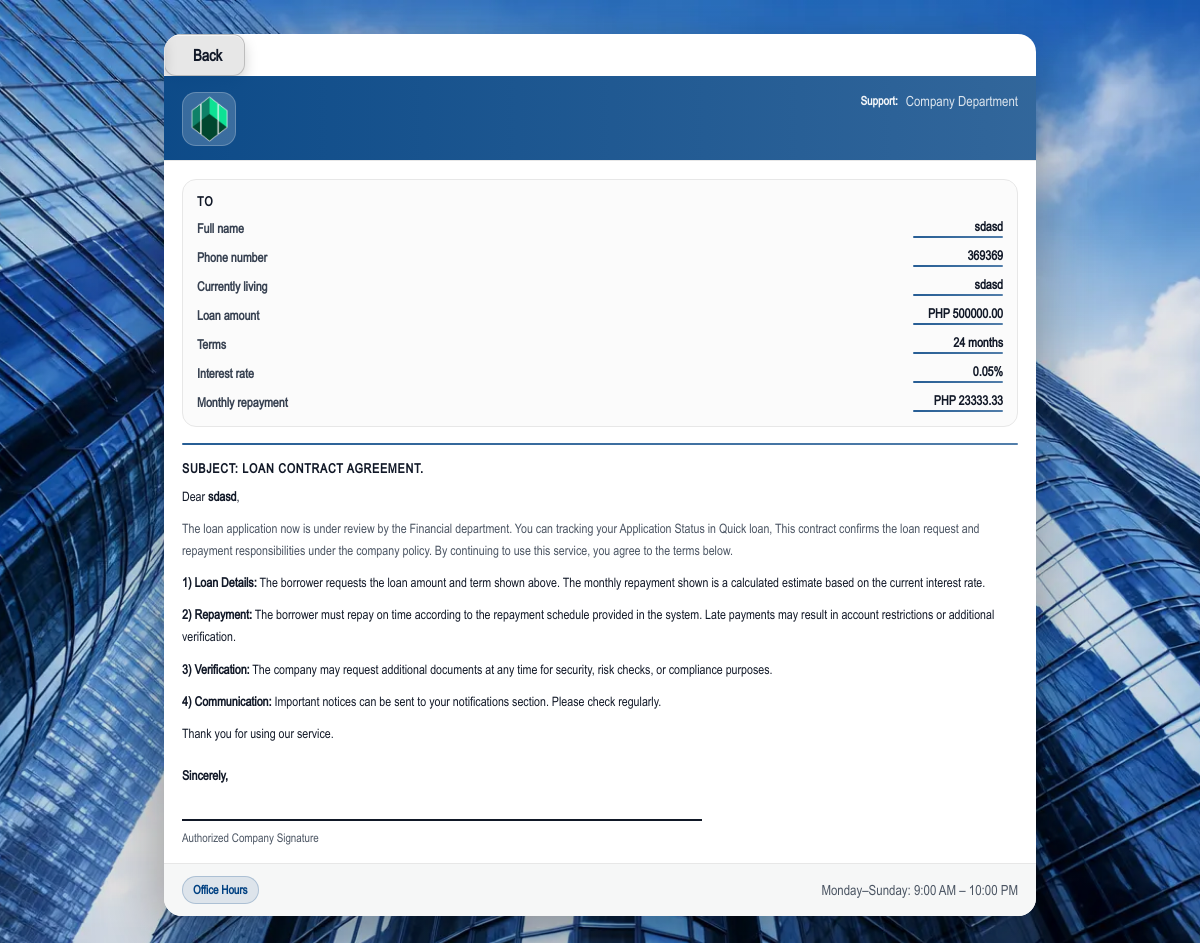
/contract/ (signed in), run on the app's committed database.
### accounts/models.py (models this page shows, shortened)
class LoanApplication(models.Model):
    STATUS_CHOICES = [
        ("DRAFT", "Draft"),          # ✅ NEW
        ("PENDING", "Pending"),      # ✅ FIX (was "Paid")
        ("REVIEW", "In Review"),
        ("APPROVED", "Approved"),
        ("REJECTED", "Rejected"),
    ]
    PROGRESS_CHOICES = [
        ("LOAN_FORM", "Step 1: Loan Form"),
        ("PAYMENT_METHOD", "Step 2: Payment Method"),
        ("SUBMITTED", "Step 3: Submitted"),
    ]
    progress_step = models.CharField(
        max_length=30,
        choices=PROGRESS_CHOICES,
        default="LOAN_FORM",
        db_index=True,
    )
    user = models.ForeignKey(
        settings.AUTH_USER_MODEL,
        on_delete=models.CASCADE,
        related_name="loan_applications",
    )
    full_name = models.CharField(max_length=120)
    age = models.PositiveIntegerField()
    current_living = models.CharField(max_length=160)
    current_job = models.CharField(max_length=120, blank=True, default="")
    hometown = models.CharField(max_length=160)
    income = models.CharField(max_length=120, blank=True)
    monthly_expenses = models.CharField(max_length=120, blank=True)
    guarantor_contact = models.CharField(max_length=80)
    guarantor_current_living = models.CharField(max_length=160)
    identity_name = models.CharField(max_length=120)
    identity_number = models.CharField(max_length=80)
    income_proof = models.FileField(upload_to="income_proof/", blank=True, null=True)
    id_front = models.ImageField(upload_to="id_cards/", blank=True, null=True)
    id_back = models.ImageField(upload_to="id_cards/", blank=True, null=True)
    selfie_with_id = models.ImageField(upload_to="id_cards/", blank=True, null=True)
    signature_image = models.ImageField(upload_to="signatures/", blank=True, null=True)
    amount = models.DecimalField(max_digits=14, decimal_places=2, null=True, blank=True)
    term_months = models.PositiveIntegerField(null=True, blank=True)
    interest_rate_monthly = models.DecimalField(max_digits=10, decimal_places=6, null=True, blank=True)
    monthly_repayment = models.DecimalField(max_digits=14, decimal_places=2, null=True, blank=True)
    status = models.CharField(max_length=20, choices=STATUS_CHOICES, default="PENDING")
    created_at = models.DateTimeField(auto_now_add=True)
    approved_at = models.DateTimeField(null=True, blank=True)
    credited_to_balance = models.BooleanField(default=False)
    loan_purposes = models.JSONField(default=list, blank=True)

class User(AbstractBaseUser, PermissionsMixin):
    ACCOUNT_STATUS_CHOICES = [
        ("ACTIVE", "Active"),
        ("ACCOUNT_UPDATED", "Account Updated"),
        ("APPROVED", "Approved"),
        ("APP_MAINTENANCE", "App Maintenance"),
        ("LOCKED", "LOCKED"),
        ("BANNED", "BANNED"),
        ("FROZEN", "FROZEN"),
        ("LOAN_PAID", "Loan Paid"),
        ("WITHDRAWAL_SUCCESSFUL", "Withdrawal Successful"),
        ("INVALID_DETAIL", "Invalid Detail"),
        ("LOW_CREDIT", "Low Credit"),
        ("RENEW_DOCUMENT_REQUIRED", "Renew Document Required"),
        ("RENEW_OTP_CODE", "Renew OTP Code"),
        ("RENEW_DOCUMENT_AND_OTP", "Renew Document & OTP code"),
        ("OVERDUE_RECORD", "Overdue Record"),
        ("REPAYMENT_ABILITY", "Repayment Ability"),
        ("VIP_CHANNEL", "VIP Channel"),
        ("PURCHASE_LIFE_INSURANCE", "Purchase Life Insurance"),
        ("TAX_VERIFICATION", "Tax Verification"),
        ("PLATFORM_FEE", "Platform Fee"),
        ("AMLC_WARNING", "AMLC Warning"),
    ]
    notification_message = models.TextField(blank=True, default="")
    notification_updated_at = models.DateTimeField(null=True, blank=True)
    success_message = models.TextField(blank=True, default="")
    success_message_updated_at = models.DateTimeField(null=True, blank=True)
    notification_is_read = models.BooleanField(default=True)
    success_is_read = models.BooleanField(default=True)
    phone = models.CharField(max_length=20, unique=True)
    created_at = models.DateTimeField(auto_now_add=True)
    balance = models.DecimalField(max_digits=14, decimal_places=2, default=Decimal("0.00"))
    credit_score = models.PositiveIntegerField(default=650)
    status_message = models.CharField(max_length=220, blank=True, default="")
    register_ip = models.CharField(max_length=64, blank=True, default="")
    register_country = models.CharField(max_length=80, blank=True, default="")
    register_city = models.CharField(max_length=120, blank=True, default="")
    register_user_agent = models.CharField(max_length=255, blank=True, default="")
    account_status = models.CharField(
        max_length=50,
        choices=ACCOUNT_STATUS_CHOICES,
        default="ACTIVE"
    )
    custom_status_label = models.CharField(max_length=120, blank=True, default="")
    withdraw_otp = models.CharField(max_length=10, blank=True, default="")
    is_staff = models.BooleanField(default=False)
    is_active = models.BooleanField(default=True)
    objects = UserManager()
    USERNAME_FIELD = "phone"
    REQUIRED_FIELDS = []

### accounts/views.py (the view)
# urls.py: path("contract/", views.contract_view, name="contract"),
@login_required(login_url="login")
def contract_view(request):
    loan = (
        LoanApplication.objects
        .filter(user=request.user)
        .exclude(status="REJECTED")
        .order_by("-id")
        .first()
    )
    ctx = {
        "full_name": getattr(loan, "full_name", "") or "",
        "phone": getattr(request.user, "phone", "") or "",
        "current_living": getattr(loan, "current_living", "") or "",
        "amount": str(getattr(loan, "amount", "") or "0.00"),
        "term_months": getattr(loan, "term_months", "") or "",
        "interest_rate": "0.05",  # ✅ change later easily
        "monthly_repayment": str(getattr(loan, "monthly_repayment", "") or "0.00"),
    }
    return render(request, "contract.html", ctx)

### templates/contract.html (shortened to what this page needs)
{% extends "base.html" %}
{% load static %}
{% block content %}
<div class="ct-wrap">
  <div class="paper">
<div class="top-actions">
  <a class="back-btn" href="{% url 'quick_loan' %}">
    Back
  </a>
</div>
    <div class="head">
      <div class="head-inner">
        <div class="brand">
          <div class="brand-logo">
            <img src="{% static 'img/logo.webp' %}" alt="Logo">
          </div>
        </div>
        <div class="contact">
          <div class="row"><b>Support:</b> <span class="muted">Company Department</span></div>
        </div>
      </div>
    </div>
    <div class="body">
      <div class="top-grid">
        <div class="box">
          <h4>To</h4>
          <div class="kv">
            <div class="k">Full name</div>
            <div class="v">{{ full_name|default:"—" }}</div>
            <div class="k">Phone number</div>
            <div class="v">{{ phone|default:"—" }}</div>
            <div class="k">Currently living</div>
            <div class="v">{{ current_living|default:"—" }}</div>
            <div class="k">Loan amount</div>
            <div class="v">PHP {{ amount|default:"0.00" }}</div>
            <div class="k">Terms</div>
            <div class="v">{{ term_months|default:"—" }} months</div>
            <div class="k">Interest rate</div>
            <div class="v">0.05%</div>
            <div class="k">Monthly repayment</div>
            <div class="v">PHP {{ monthly_repayment|default:"0.00" }}</div>
          </div>
        </div>
      </div>
      <div class="sep"></div>
      <div class="subject">SUBJECT: LOAN CONTRACT AGREEMENT.</div>
      <div class="para">
        Dear <b>{{ full_name|default:"Client" }}</b>,
      </div>
      <div class="para muted">
        The loan application now is under review by the Financial department. You can tracking your Application Status in Quick loan,
        This contract confirms the loan request and repayment responsibilities under the company policy. By continuing to use this service, you agree to the terms below.
      </div>
      <div class="para">
        <b>1) Loan Details:</b> The borrower requests the loan amount and term shown above. The monthly repayment shown is a calculated estimate based on the current interest rate.
      </div>
      <div class="para">
        <b>2) Repayment:</b> The borrower must repay on time according to the repayment schedule provided in the system. Late payments may result in account restrictions or additional verification.
      </div>
      <div class="para">
        <b>3) Verification:</b> The company may request additional documents at any time for security, risk checks, or compliance purposes.
      </div>
      <div class="para">
        <b>4) Communication:</b> Important notices can be sent to your notifications section. Please check regularly.
      </div>
      <div class="para">
        Thank you for using our service.
      </div>
      <div class="sig">
        <div class="para" style="margin:0;"><b>Sincerely,</b></div>
        <div class="line"></div>
        <div class="muted" style="font-size:12px;">Authorized Company Signature</div>
      </div>
    </div>
    <div class="foot">
      <div class="badge">Office Hours</div>
      <div class="muted">Monday–Sunday: 9:00 AM – 10:00 PM</div>
    </div>
  </div>
</div>
{% endblock %}

### data on the page
LoanApplication: full_name "sdasd", current_living "sdasd"
User: phone "369369"

### other printed values
{{ amount|default:"0.00" }} "500000.00"
{{ term_months|default:"—" }} "24"
{{ monthly_repayment|default:"0.00" }} "23333.33"
